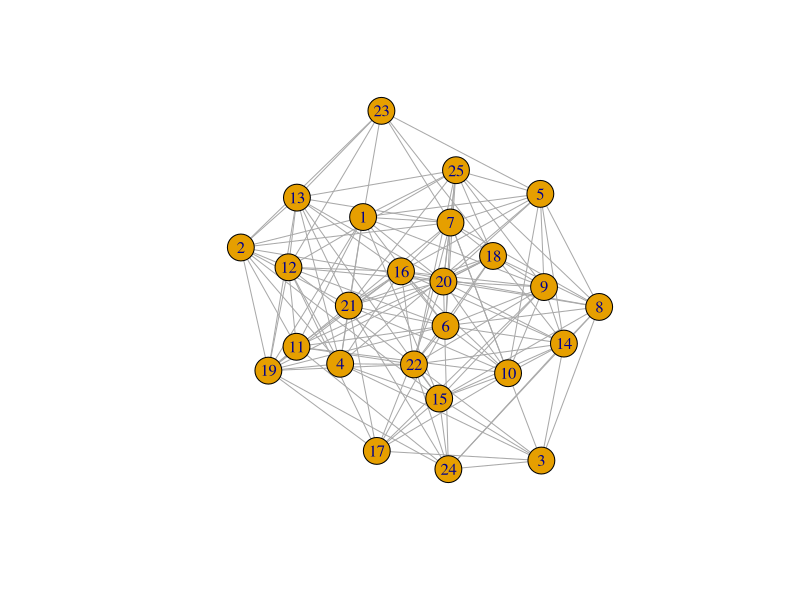
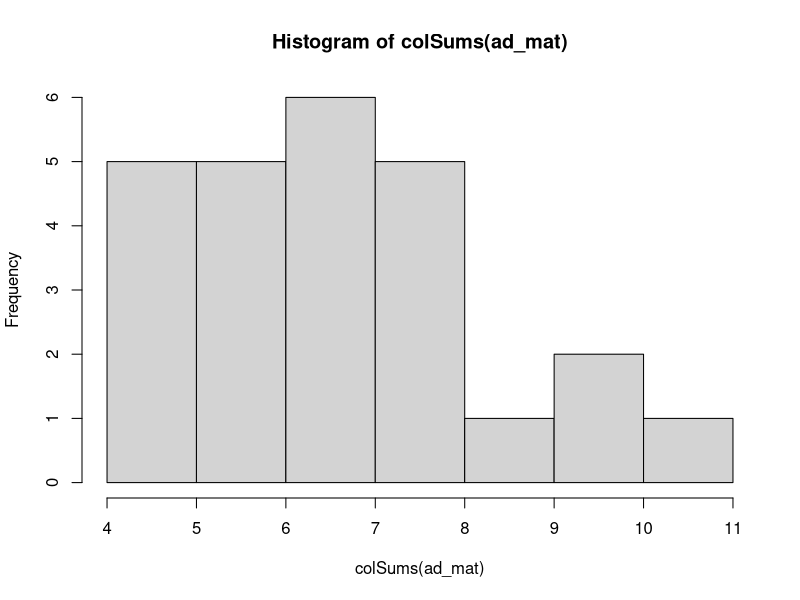
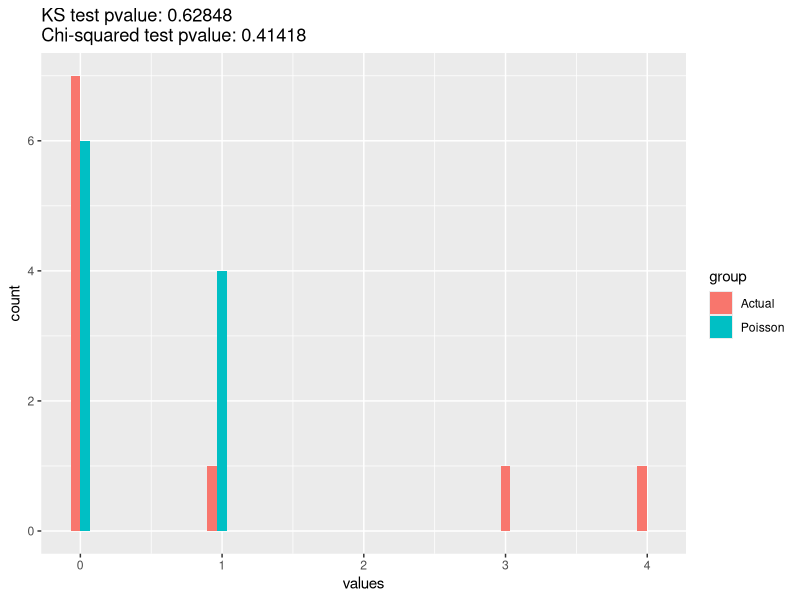
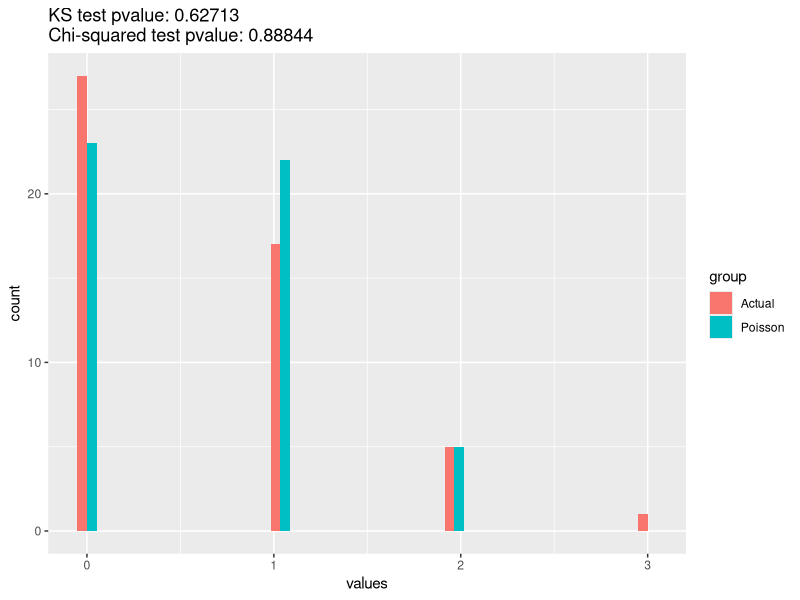
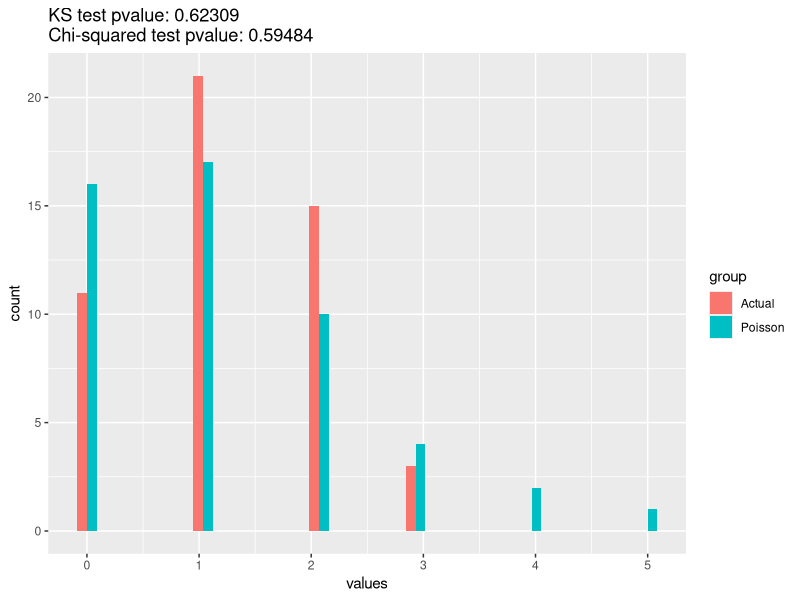
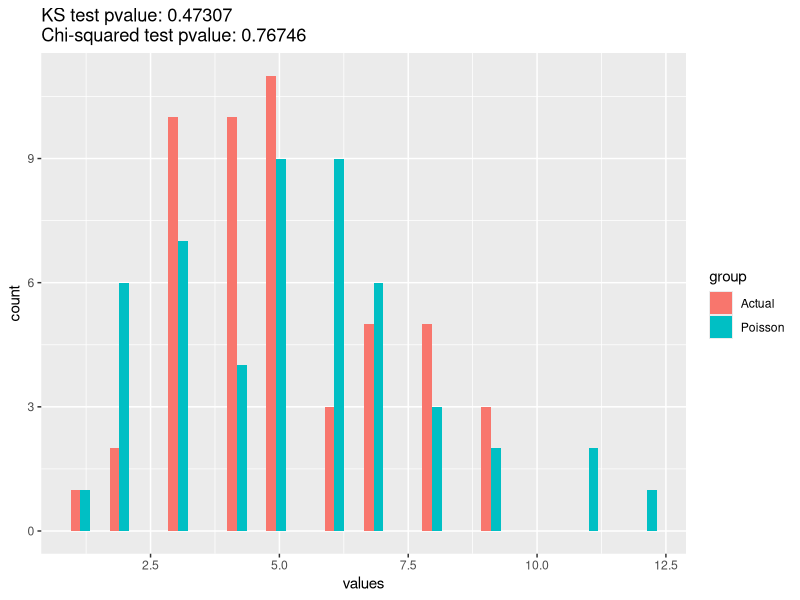
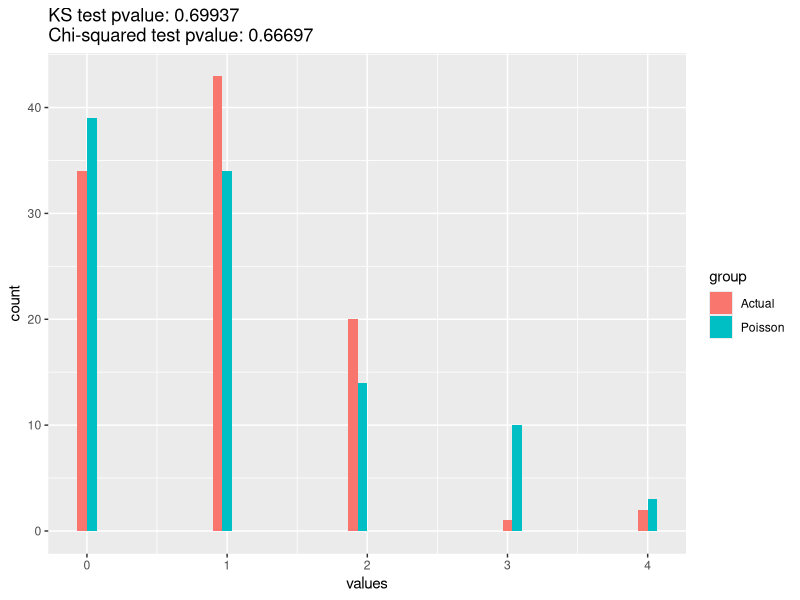
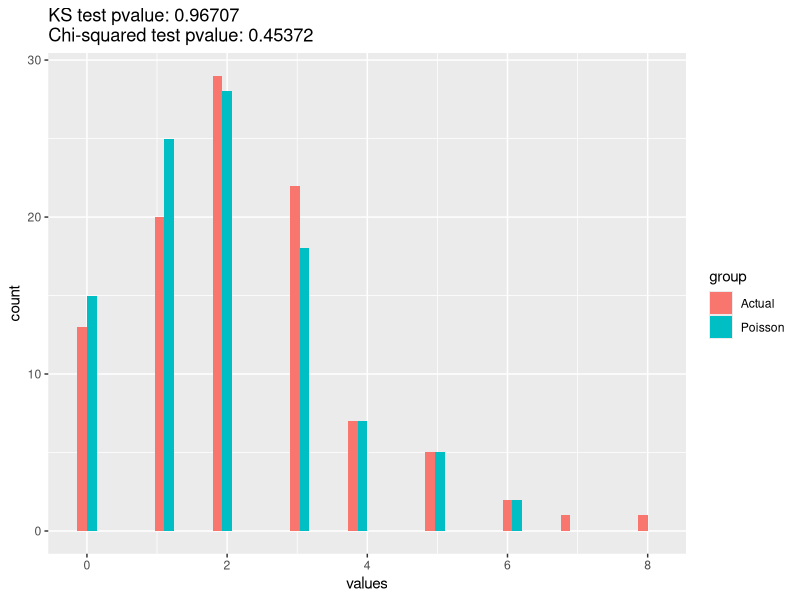

These charts were generated, in order, by the following R code: (Note: a time limit stopped this script after it produced the figures.)
## ---- chunk 1
library(ggplot2)
library(igraph)
library(purrr)
library(data.table)
## ---- chunk 2
ER_adj_matrix <- function(N, p){
    mat <- as.numeric(runif(N^2) < p)
    dim(mat) <- c(N, N)
    mat[lower.tri(mat)] <- mat[upper.tri(mat)]
    diag(mat) <- 0
    return(mat)
}
## ---- chunk 3
ad_mat <- ER_adj_matrix(25, 0.3)
graph_from_adjacency_matrix(ad_mat,
                            mode = "undirected") |> plot()
## ---- chunk 4
colSums(ad_mat) |> hist()
## ---- chunk 5

test_distributions <- function(vertex_dist, approx_dist){
    comp_df <- data.frame(values = c(vertex_dist, approx_dist), 
                      group = c(rep("Actual", n), rep("Poisson", n)))

    ks_pval <- suppressWarnings(ks.test(vertex_dist, approx_dist)$p.value)
    chi_pval <- suppressWarnings(chisq.test(vertex_dist, approx_dist)$p.value)
    g <- ggplot(comp_df, aes(values, fill = group)) +
        geom_histogram(position = "dodge") + 
        ggtitle(glue::glue("KS test pvalue: {round(ks_pval, 5)}\nChi-squared test pvalue: {round(chi_pval,5)}"))
    return(g)

}

ns <- c(10, 50, 100, 300)
ps <- c(0.01, 0.02, 0.1)
for (n in ns) {
    for (p in ps) {
        am <- ER_adj_matrix(n, p)
        vertex_dist <- colSums(am)
        approx_dist <- rpois(n, n*p)
        tryCatch(
        {
            test_distributions(vertex_dist, approx_dist) |> print()
        },
        error = function(cond) {
            print(glue::glue("Error for n={n}, p={p}: {cond$message}"))
            # Choose a return value in case of error
        },
        warning = function(cond) {
            print(cond)
        }
    )
    }
}
## ---- chunk 6
cluster_coeff <- function(am) {
    ks <- rowSums(am)
    map_dbl(1:n, \(i) {
        neighbors <- which(am[i, ] == 1)
        if (length(neighbors) < 2){
            0
        }else{
             pairs <- combn(neighbors, m = 2, simplify = F)
            (map_int(pairs, \(pair) {
            am[pair[1], pair[2]]
        }) |> sum() * 2) / (ks[i] * (ks[i] - 1))
        }
    }) |>  mean()
    
} 

n <- 10
p <- 0.5
am <- ER_adj_matrix(n, p)
ks <- rowSums(am)
i <- 3
neighbors <- which(am[i,] == 1)
pairs <- combn(neighbors, m = 2, simplify = F)


map_dbl(1:100, \(j){
    am <- ER_adj_matrix(n, p)
    cluster_coeff(am)
}) |> boxplot()

## ---- chunk 7

community_graph <- function(N, ns, P, ps){
    matrices <- map2(ns, ps, \(n,p) ER_adj_matrix(n,p))

    agg_mat <- ER_adj_matrix(N,P) 
    idxs <- cumsum(ns)
    
    pwalk(list(c(1,idxs[-length(ns)] + 1), 
                idxs,
                matrices), 
                \(idx_start, idx_stop, matrix_){
                    agg_mat[idx_start:idx_stop, idx_start:idx_stop] <<- matrix_
                })
    
    return(agg_mat)
}
N <- 20
P <- 0.03
ns <- c(5,5,7,3)
ps <- c(0.2, 0.12, 0.28, 0.3)
cg <- community_graph(N, ns, P, ps)
graph_from_adjacency_matrix(cg,
                            mode = "undirected") |> plot()

for (p_ in c(0.05, 0.1, 0.2,0.5)){
    ns <- c(5,5,5,5)
    ps <- rep(p_, 4)
    cg <- community_graph(N, ns, P, ps)
    graph_from_adjacency_matrix(cg,
                                mode = "undirected") |> plot()
}
## ---- chunk 8

WS_adj_matrix <- function(N, p, K){
    K <- 2
    k <- K/2
    mat <- matrix(0, N, N)

    for (i in 1:N) {
        left_neighboors <- seq(i + 1, i + k) %% N
        right_neighboors <- seq(i - 1, i - k) %% N
        neighboors <- c(left_neighboors, right_neighboors)
        neighboors[neighboors == 0] <- N
        mat[i, neighboors] <- 1
        mat[neighboors, i] <- 1
    }
    
    for (i in 1:N){
        edges <- which(mat[i,] == 1)
        non_edges <- which(mat[i,] == 0)
        for (edge in edges) {
            if (runif(1) < p){
                mat[i, edge] <- 0
                mat[edge, i] <- 0
                new_connection <- sample(non_edges, 1)
                mat[i, new_connection] <- 1
                mat[new_connection, i] <- 1
                non_edges <- non_edges[non_edges != new_connection]
                non_edges <- c(non_edges, edge)
            }
        }
    }
    
    return(mat)
}

ws_results <- map(seq(0.01, 0.7, 0.01), \(p) {
    avg_cc <- map_dbl(1:100, \(i) {
        WS_adj_matrix(20, p, 2) |> cluster_coeff()
    }) |> mean()
    return(data.frame(p = p, avg_cc = avg_cc))
}) |> rbindlist()

ggplot(ws_results, aes(p, avg_cc)) +
    geom_point() +
    geom_smooth(formula = "y~x", method = "loess")

## ---- chunk 9

vectorInList <- function(v, L){
    idx <- map_lgl(L, \(elem){
        all(sort(elem) == sort(v))
    }) |> which()
    if (identical(idx, integer(0))) {
        idx <- 0
    }
    return(idx)
}

drop_zero_vertixes <- function(value, L, degrees) {
    # value <- 1
    # L <- possible_pairs
    if (degrees[value] == 0) {
        idxs <- map_lgl(L, \(elem) {
            value %in% elem
        }) |> which()
        L[idxs] <- NULL
    }
        return(L)
    }



configuration_model_am <- function(degrees) {
    if (!sum(degrees) %% 2) {
        stop("Sum must be even!")
    }
    orig_degrees <- degrees
    
    vertixes <- which(degrees > 0)
    possible_pairs <- combn(vertixes, m = 2, simplify = F)
    N <- length(degrees)
    mat <- matrix(0, N, N)
    
    while (length(possible_pairs) > 0) {
        if (sum(degrees > 0) == 1) {
            verts <- which(degrees > 0)
            mat[verts, verts] <- mat[verts, verts] + 1
        } else{
            verts <- sample(which(degrees > 0), 2)
            if (length(possible_pairs) > 0 &&
                !vectorInList(verts, possible_pairs)) {
                next
            }
            mat[verts[1], verts[2]] <- mat[verts[1], verts[2]] + 1
            mat[verts[2], verts[1]] <- mat[verts[2], verts[1]] + 1
            possible_pairs[vectorInList(verts, possible_pairs)] <- NULL
            
        }
        
        degrees[verts] <- degrees[verts] - 1
        possible_pairs <-
            drop_zero_vertixes(verts[1], possible_pairs, degrees)
        possible_pairs <-
            drop_zero_vertixes(verts[2], possible_pairs, degrees)
        
    }
    coef <- sum(degrees)/sum(orig_degrees)
    while (sum(degrees > 0) > 0) {
        if (sum(degrees > 0) == 1) {
            verts <- which(degrees > 0)
            mat[verts, verts] <- mat[verts, verts] + 1
        } else{
            verts <- sample(which(degrees > 0), 2)
            mat[verts[1], verts[2]] <- mat[verts[1], verts[2]] + 1
            mat[verts[2], verts[1]] <- mat[verts[2], verts[1]] + 1
            
        }
        degrees[verts] <- degrees[verts] - 1
        
    }
    return(list(mat = mat, coef = coef))
}
## ---- chunk 10

results <- map(seq(0.01, 0.7, 0.05), \(p){
    degrees <- rpois(25, p*100)
    if (!sum(degrees) %% 2){
        degrees[1] <- degrees[1] + 1
    }
    cm <- configuration_model_am(degrees)
    cm
})
results_df <- data.frame(p = seq(0.01, 0.7, 0.05),
    coef = map_dbl(results, \(el) el$coef))
ggplot(results_df, aes(p, coef)) +
    geom_point() +
    geom_smooth(formula = "y~x", method = "loess") +
    ggtitle("Probability test")
## ---- chunk 11
results <- map(seq(20, 100, 20), \(n){
    degrees <- rpois(n, n*0.1)
    if (!sum(degrees) %% 2) {
        degrees[1] <- degrees[1] + 1
    }
    cm <- configuration_model_am(degrees)
    cm
})
results_df <- data.frame(p = seq(20, 100, 20),
    coef = map_dbl(results, \(el) el$coef))
ggplot(results_df, aes(p, coef)) +
    geom_point() +
    geom_smooth(formula = "y~x", method = "loess") +
    ggtitle("Number test")
